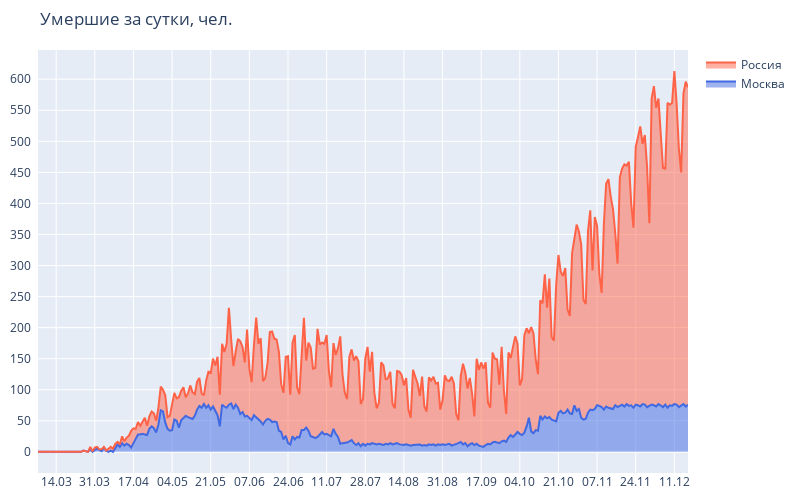

The code cell stored with this chart in its notebook:
### Code cell
fig = go.Figure()
fig.update_layout(title_text="Умершие за сутки, чел.")
plot_figure(fig, moscow_df["Date"], moscow_df["Day-Deaths"], "Москва", "royalblue", fill="tozeroy", yticks=50)
plot_figure(fig, country_df["Date"], country_df["Day-Deaths"], "Россия", "tomato", fill="tonexty", yticks=50)
fig.write_image("plots/1day_deaths_russia_moscow.png")
fig.show()

### Figure 1 — Plotly figure (JSON) as saved in the notebook; plotly's stock layout.template omitted (floating-point values rounded to 4 significant figures; data arrays with more than 128 entries replaced by an {"elided": "..."} marker saying what was removed)
{"data": [{"fill": "tozeroy", "line": {"color": "royalblue"}, "name": "Москва", "type": "scatter", "x": {"elided": "282 str values"}, "y": {"elided": "282 int values"}}, {"fill": "tonexty", "line": {"color": "tomato"}, "name": "Россия", "type": "scatter", "x": {"elided": "282 str values"}, "y": {"elided": "282 int values"}}], "layout": {"autosize": false, "height": 500, "margin": {"b": 10, "l": 10, "r": 10, "t": 50}, "title": {"text": "Умершие за сутки, чел."}, "width": 800, "xaxis": {"dtick": 1468800000, "tickformat": "%d.%m"}, "yaxis": {"dtick": 50, "tickformat": ",", "ticksuffix": "  "}}}
